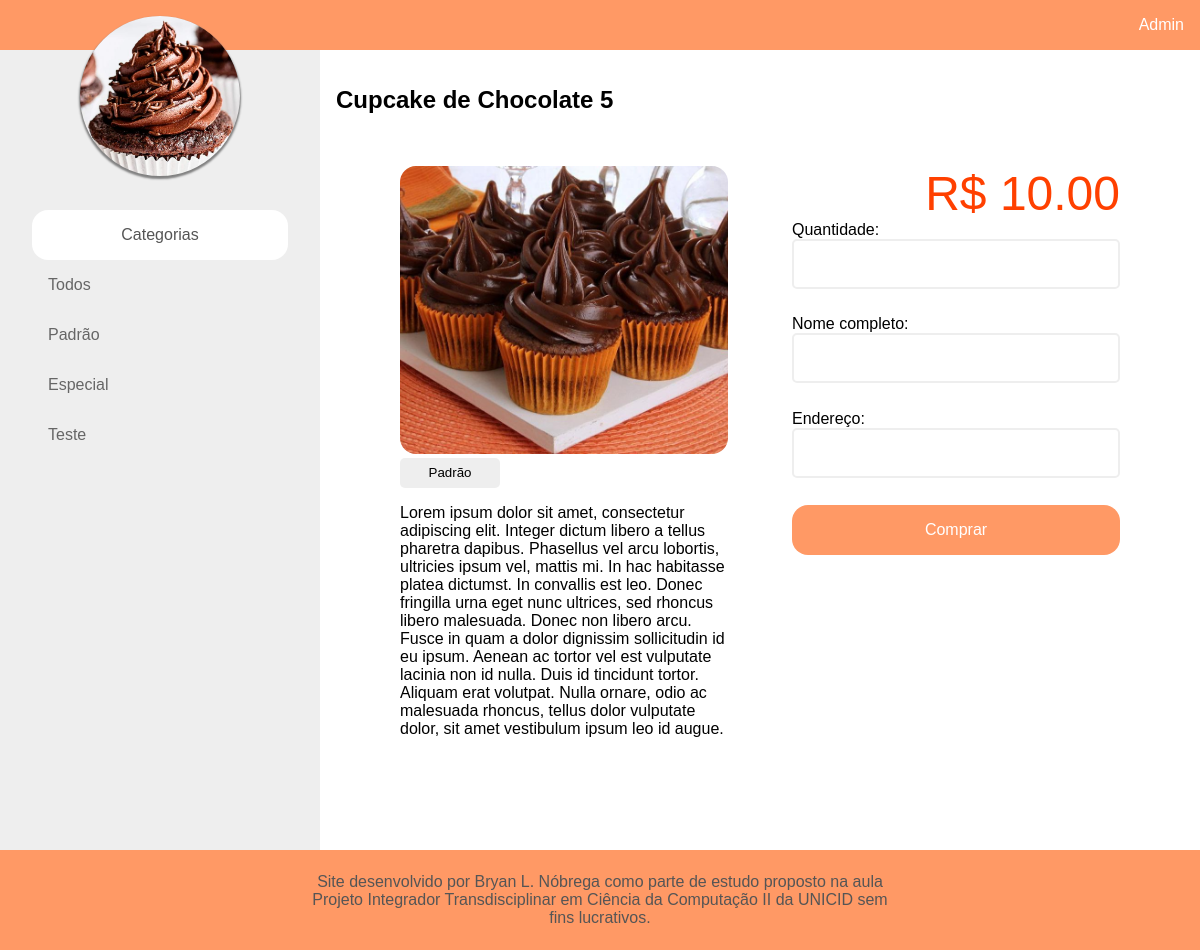
The app's page /Cupcakes/pages/produto.php?&item=1 with its own data.
### tables this page shows
CREATE TABLE `itens` (
  `id` int(8) NOT NULL,
  `name` char(50) NOT NULL,
  `description` text NOT NULL,
  `price` decimal(8,2) NOT NULL,
  `image` text NOT NULL,
  `categoria` char(40) NOT NULL
);

### Cupcakes/pages/produto.php (the view, shortened to what this page needs)
<!DOCTYPE html>
<html lang="pt-br">
    <?php include"header.php";?>
        <section class="main-content">
        <?php
        $item_id = $_GET['item'];
        $produtos = mysqli_query($conexao, "SELECT id, name, description, price, image, categoria FROM itens WHERE id = '$item_id'")
                or die(mysqli_error($conexao));
                if(@mysql_num_rows == '0'){
                    echo "Produto não encontrado.";
                }else{
                    while($res_produtos=mysqli_fetch_array($produtos)){
                        $produto_name = $res_produtos[1];
                        $produto_desc = $res_produtos[2];
                        $produto_price = $res_produtos[3];
                        $produto_image = $res_produtos[4];
                        $produto_categ = $res_produtos[5];
        ?>
        <?php
            }
        ?>
            <h1><?php echo $produto_name;?></h1>
            <div class="item-detail">
                <div class="item-detail-left">
                    <div class="img-catalog"><img src="../images/<?php echo $produto_image;?>" alt=""></div>
                    <a href="filter.php?&amp;categoria=<?php echo $produto_categ;?>"><button class="item-tag"><?php echo $produto_categ;?></button></a>
                    <p><?php echo $produto_desc;?></p>
                </div>
                <div class="item-detail-right">
                    <label class="price-detail">R$ <?php echo $produto_price;?></label>
                    <form name="criar_pedido" method="post" action="" enctype="multipart/form-data" class="criar_pedido">
                        <label class="qtd-detail">Quantidade:</label>
                        <input type="number" min="1" name="ped_qntd" require/>
                        <label class="qtd-detail">Nome completo:</label>
                        <input type="text" name="ped_cliente" require/>
                        <label class="qtd-detail">Endereço:</label>
                        <input type="text" name="ped_endereco" require/>
                        <button type="submit" name="comprar" value="comprar" class="buy-catalog">Comprar</button>
                    </form>
                </div>
            </div>
        <?php
                    }
        ?>
        </section>
    </div>
</body>
</html>

### Cupcakes/css/style.css (style rules this page uses)
:root { --main-color: #ff9965; --highlight-color: #FF8040; --link-color: #666666; --text1: #999999; --highligth-text: #ff4000; --input-text: #555555; --white-color: #FFFFFF; --point-list: #CCCCCC; --line-input: #D9D9D9; }
* { font-family: "Arial"; box-sizing: border-box; }
html, body { margin: 0; height: 100%; }
a { text-decoration: none; color: var(--link-color); }
.main-content { width: 100%; height: 100%; padding: 1em; }
.buy-catalog { font-size: 16px; color: var(--white-color); padding: 0 20px; width: 100%; height: 50px; background-color: var(--main-color); border-radius: 1em; border: none; transition: all 0.2s; }
.item-detail { padding: 2em; display: flex; }
.item-detail img { width: 100%; height: 18em; border-radius: 1em; object-fit: cover; }
.item-detail-left, .item-detail-right { width: 50%; padding: 0 2em; }
.item-tag { display: block; text-align: center; border-radius: 5px; border: none; width: 100px; height: 30px; background-color: #eeeeee; }
.price-detail { display: block; font-size: 36pt; color: var(--highligth-text); text-align: right; width: 100%; }
.qtd-detail { display: block; }
.item-detail-right input { border-radius: 5px; border: 2px solid #eeeeee; height: 50px; width: 100%; margin: 0 0 2em 0; }
footer div { display: flex; align-items: center; justify-content: center; width: 100%; height: 100px; margin: 0; background-color: var(--main-color); font-size: 16px; color: var(--input-text); }
footer div label { width: 50%; text-align: center; }

### records on screen
itens: name "Cupcake de Chocolate 5", image (picture), categoria "Padrão", description "Lorem ipsum dolor sit amet, consectetur adipiscing elit. Integer dictum libero a tellus pharetra dapibus. Phasellus vel arcu lobortis, ultricies ipsum vel, mattis mi. In hac habitasse platea dictumst. In convallis est leo. Donec fringilla urna eget nunc ultrices, sed rhoncus libero malesuada. Donec non libero arcu. Fusce in quam a dolor dignissim sollicitudin id eu ipsum. Aenean ac tortor vel est vulputate lacinia non id nulla. Duis id tincidunt tortor. Aliquam erat volutpat. Nulla ornare, odio ac malesuada rhoncus, tellus dolor vulputate dolor, sit amet vestibulum ipsum leo id augue.", price "10.00"

### other values on screen
$categ_array[$i] "Padrão"
$categ_array[$i] "Especial"
$categ_array[$i] "Teste"
